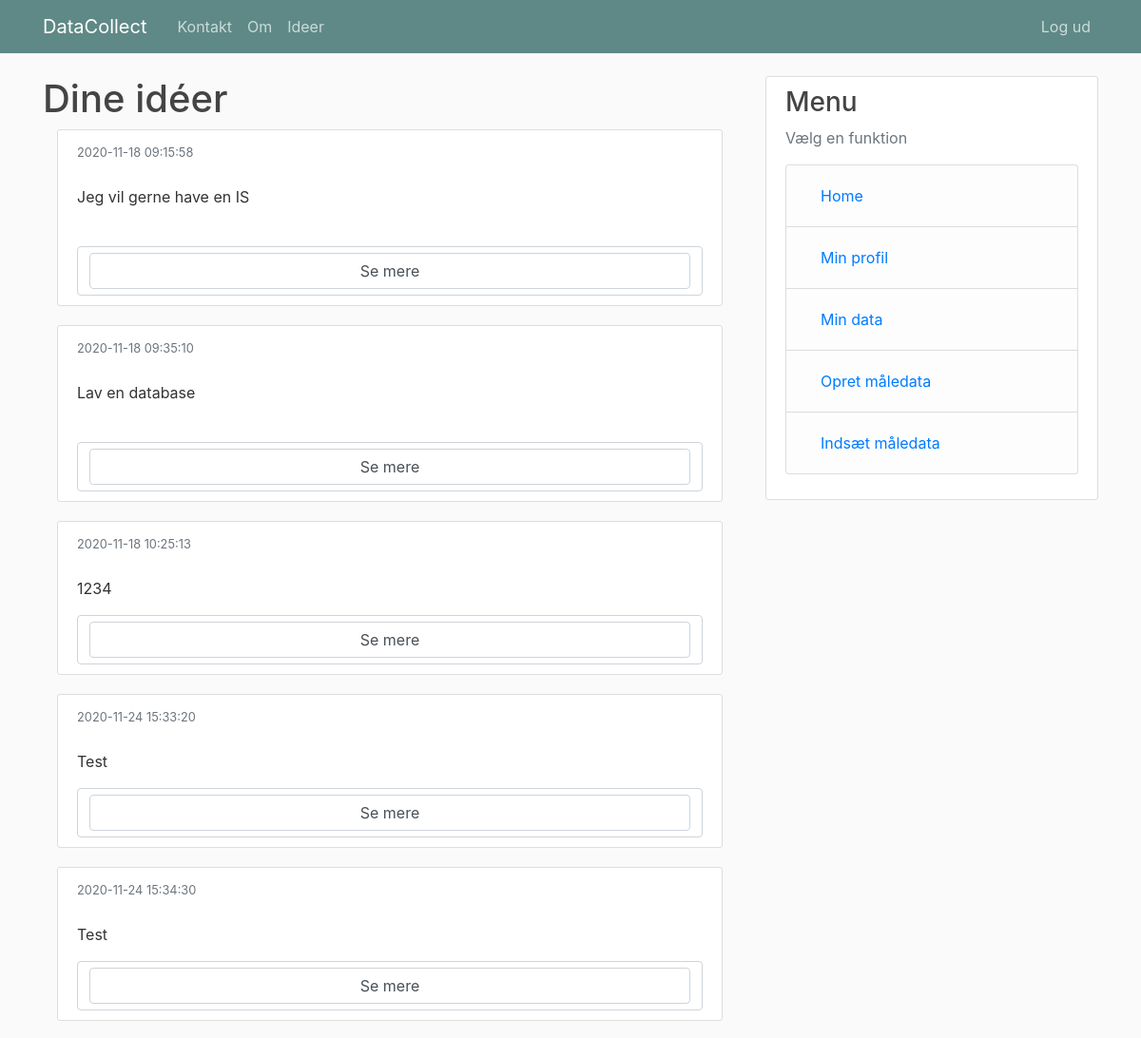
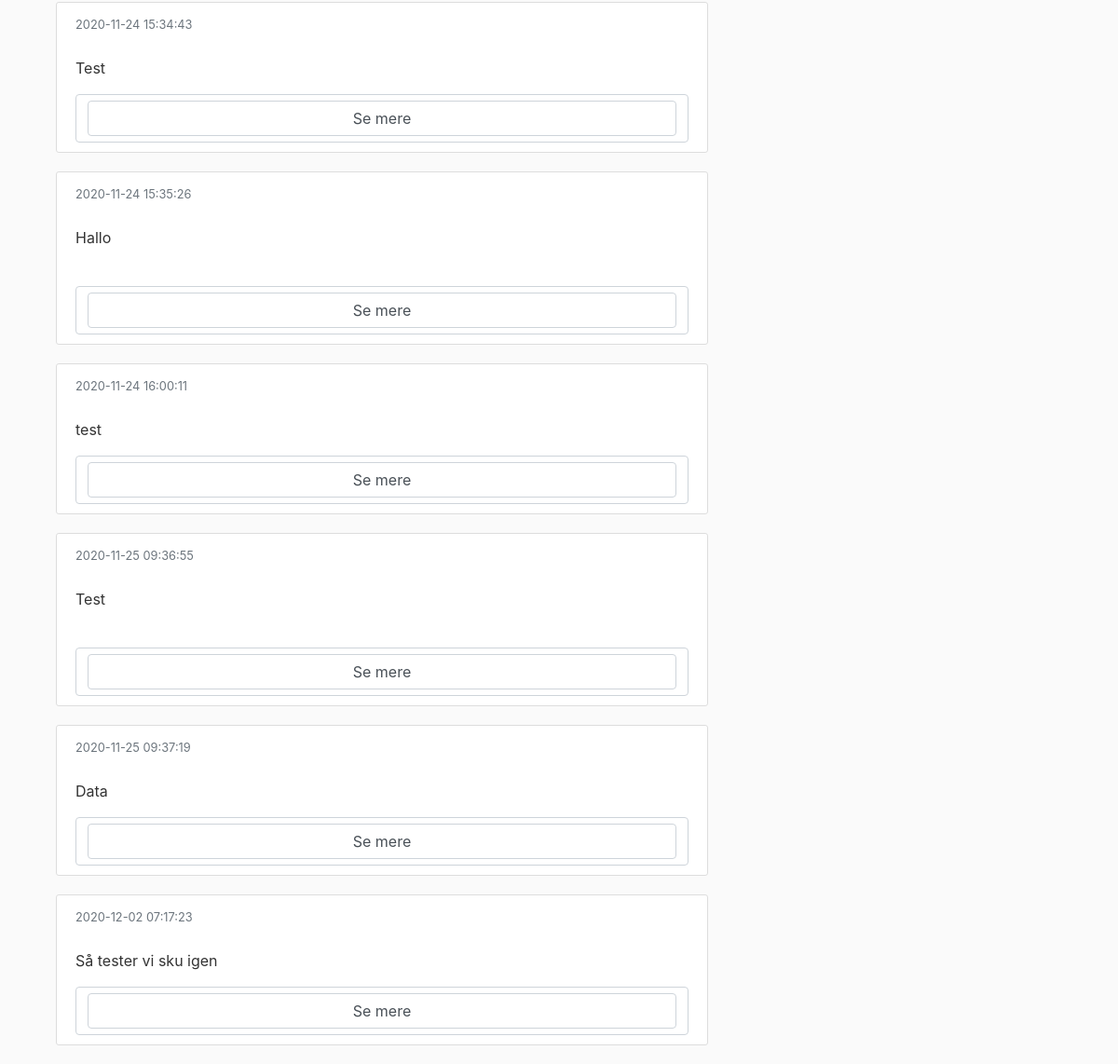
Before: /visideer (signed in) with the older database file (2 pictures, top to bottom).
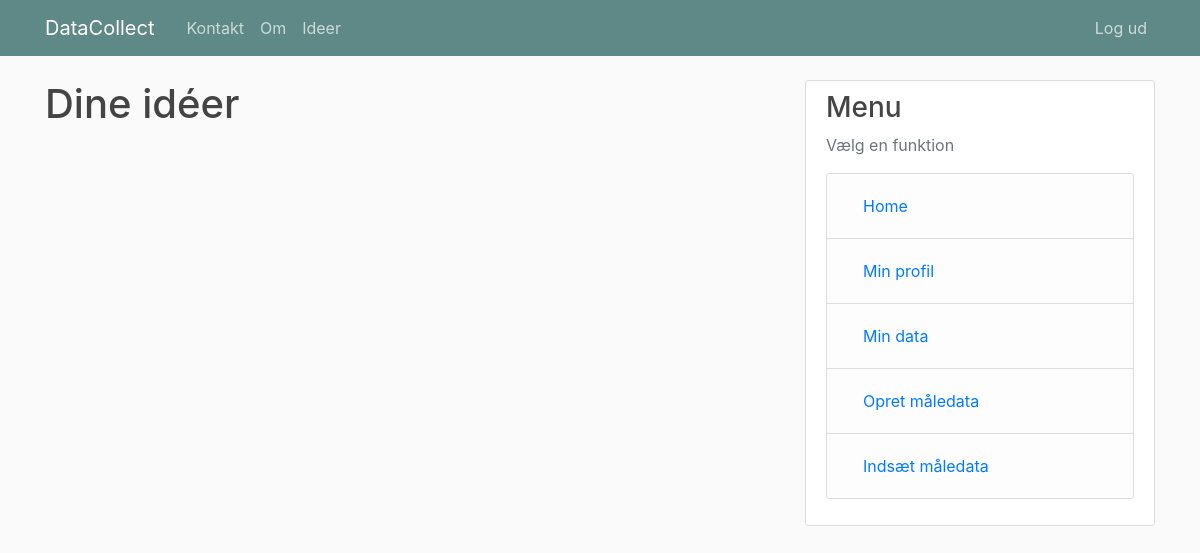
After: the same page with the newer database file.
### tables this page shows
CREATE TABLE Ideas (
                id INTEGER PRIMARY KEY AUTOINCREMENT,
                userid INTEGER,
                idea TEXT,
                timestamp DATETIME DEFAULT CURRENT_TIMESTAMP);

### idea_house.py (the view)
@app.route("/visideer", methods=['GET'])
def vis():
    if 'currentuser' in session:
        if 'id' in request.args:
            ideer = data.get_idea_list(session['currentuser'], ideaid = request.args['id'])
        else:
            ideer = data.get_idea_list(session['currentuser'])
    else:
        ideer = []
    return my_render("vis.html", ideas = ideer)

### idea_datalayer.py (called while the page is built)
    def _get_db(self):
        db = g.get('_database', None)
        if db is None:
            db = g._databdase = sqlite3.connect(self.DATABASE)
        return db

    def close_connection(self):
        db = getattr(g, '_database', None)
        if db is not None:
            db.close()

    def get_idea_list(self, userid, ideaid = None):
        db = self._get_db()
        c = db.cursor()
        if ideaid is not None:
            c.execute("SELECT idea FROM Ideas WHERE id = ?", ideaid)
            t = c.fetchone()
            print("Idéen er: {}".format(t[0]))
            print(t)
            c.execute("""SELECT Ideas.id, idea, timestamp, UserProfiles.username FROM Ideas JOIN UserProfiles ON Ideas.userid = UserProfiles.id WHERE idea LIKE ?""", (t[0],))
        else:
            c.execute("""SELECT Ideas.id, idea, timestamp, UserProfiles.username FROM Ideas JOIN UserProfiles ON Ideas.userid = UserProfiles.id WHERE userid = ?""",(userid,))
        idea_list = []
        for i in c:
            idea_list.append({'id':i[0], 'text':i[1], 'date':i[2], 'user': i[3]})
        return idea_list

    def close_connection(self):
        db = getattr(g, '_database', None)
        if db is not None:
            db.close()

### idea_house.py (called while the page is built)
@app.teardown_appcontext
def close_connection(exception):
    data.close_connection()
    data_from_data.close_connection()

def my_render(template, **kwargs):
    login_status = get_login_status()
    if login_status:
        return render_template(template, loggedin=login_status, user = session['currentuser'], **kwargs)
    else:
        return render_template(template, loggedin=login_status, user = '', **kwargs)

def get_login_status():
    return 'currentuser' in session

### templates/vis.html
{% extends "layout.html" %}
{% block content %}
{% if loggedin %}
<h1>Dine idéer</h1>
<div class="container panel">
  {% for i in ideas %}
  <article class="media content-section">
    <div class="media-body">
      <small class="text-muted">{{ i['date'] }}</small>
      <p class="article-content">
        {{ i['text'] }}
      </p>
      <form class="form-control" action="visideer" method="get">
          <button class="form-control" name="id" value="{{ i['id'] }}" type="submit">Se mere</button>
      </form>
    </div>
  </article>
  {% endfor %}
</div>
{% endif %}
{% endblock content %}

### templates/layout.html (shortened to what this page needs)
<!DOCTYPE html>
<html>
<head>
    <link rel="stylesheet" href="https://maxcdn.bootstrapcdn.com/bootstrap/4.0.0/css/bootstrap.min.css">
    <link rel="stylesheet" type="text/css" href="{{ url_for('static', filename='main.css') }}">
</head>
<body>
    <header class="site-header">
      <nav class="navbar navbar-expand-md navbar-dark bg-steel fixed-top">
        <div class="container">
          <a class="navbar-brand mr-4" href="/">DataCollect</a>
          <div class="collapse navbar-collapse" id="navbarToggle">
            <div class="navbar-nav mr-auto">
              <a class="nav-item nav-link" href="/contact">Kontakt</a>
              <a class="nav-item nav-link" href="/about">Om</a>
              <a class="nav-item nav-link" href="/visideer">Ideer</a>
            </div>
            <div class="navbar-nav">
              {% if loggedin == True %}
                <a class="nav-item nav-link" href="/logout">Log ud</a>
              {% else %}
                <a class="nav-item nav-link" href="/login">Login</a>
                <a class="nav-item nav-link" href="/register">Opret bruger</a>
              {% endif %}
            </div>
          </div>
        </div>
      </nav>
    </header>
    <main role="main" class="container">
      <div class="row">
        <div class="col-md-8">
          {% block content %}{% endblock %}
        </div>
        <div class="col-md-4">
          <div class="content-section">
            <h3>Menu</h3>
            <p class='text-muted'>Vælg en funktion
              <ul class="list-group">
                <li class="list-group-item list-group-item-light"><a class="nav-item nav-link" href="/home">Home</a></li>
                <li class="list-group-item list-group-item-light"><a class="nav-item nav-link" href="/profil">Min profil</a></li>
                <li class="list-group-item list-group-item-light"><a class="nav-item nav-link" href="/visdata">Min data</a></li>
                <li class="list-group-item list-group-item-light"><a class="nav-item nav-link" href="/opret_data">Opret måledata</a></li>
                <li class="list-group-item list-group-item-light"><a class="nav-item nav-link" href="/indseat_maaledata/bestemmelse">Indsæt måledata</a></li>
              </ul>
            </p>
          </div>
        </div>
      </div>
    </main>
</body>
</html>

### static/main.css (style rules this page uses)
body { background: #fafafa; color: #333333; margin-top: 5rem; }
h1, h2, h3, h4, h5, h6 { color: #444444; }
.bg-steel { background-color: #5f8986; }
.site-header .navbar-nav .nav-link { color: #cbdbd9; }
.content-section { background: #ffffff; padding: 10px 20px; border: 1px solid #dddddd; border-radius: 3px; margin-bottom: 20px; }

Changed rows visible on the page:
removed Ideas: date "2020-11-18 09:15:58", text "Jeg vil gerne have en IS", {{ i['id'] }} 1 (drawn)
removed Ideas: date "2020-11-18 09:35:10", text "Lav en database", {{ i['id'] }} 2 (drawn)
removed Ideas: date "2020-11-18 10:25:13", text "1234", {{ i['id'] }} 3 (drawn)
removed Ideas: date "2020-11-24 15:33:20", text "Test", {{ i['id'] }} 4 (drawn)
removed Ideas: date "2020-11-24 15:34:30", text "Test", {{ i['id'] }} 5 (drawn)
removed Ideas: date "2020-11-24 15:34:43", text "Test", {{ i['id'] }} 6 (drawn)
removed Ideas: date "2020-11-24 15:35:26", text "Hallo", {{ i['id'] }} 7 (drawn)
removed Ideas: date "2020-11-24 16:00:11", text "test", {{ i['id'] }} 8 (drawn)
removed Ideas: date "2020-11-25 09:36:55", text "Test", {{ i['id'] }} 9 (drawn)
removed Ideas: date "2020-11-25 09:37:19", text "Data", {{ i['id'] }} 10 (drawn)
removed Ideas: date "2020-12-02 07:17:23", text "Så tester vi sku igen", {{ i['id'] }} 11 (drawn)
